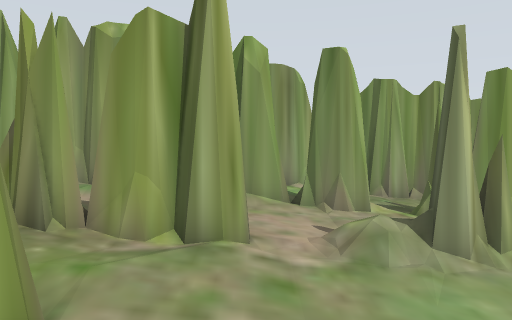
[1] (above)

16 first-person views from a walk through a world built for the Gazebo simulator. The camera is 0.92 m above the floor, tilts 4° down and sees 70° across. The lines on the ground mark 1 m squares. The floor is counted in squares, 0.5 m on a side. Each view is taken from the middle of a square. On the plan, view 1 faces up. The plan holds only what a view shows up to about 18 squares ahead; the rest is blank.

[2]
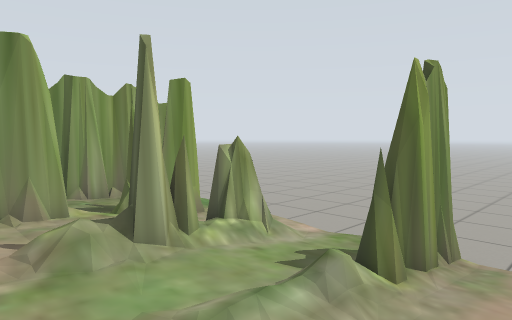

[3]
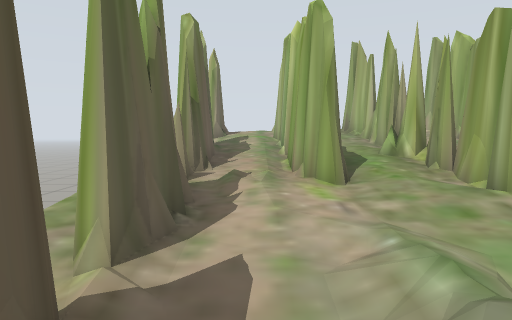

[4]
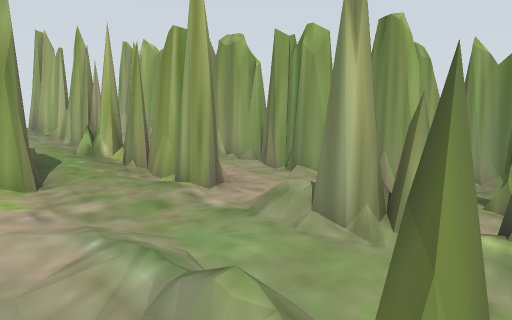

[5]
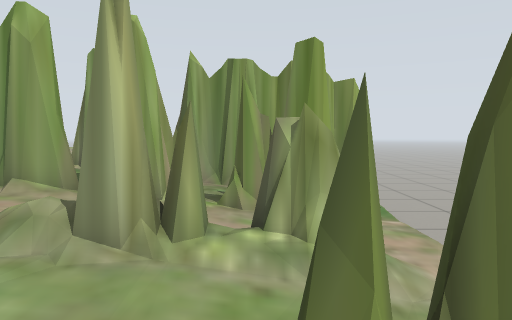

[6]
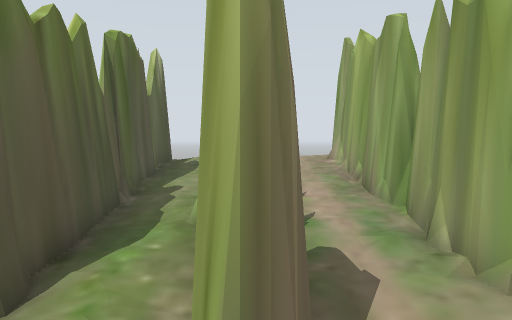

[7]
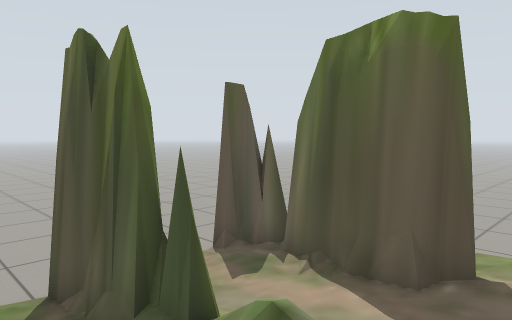

[8]
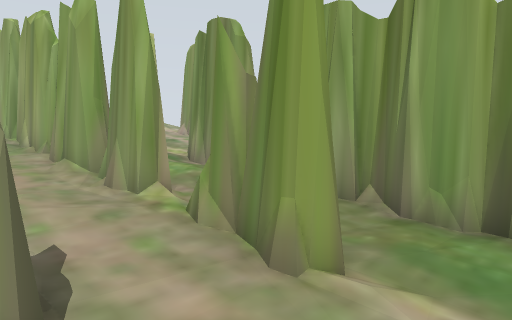

[9]
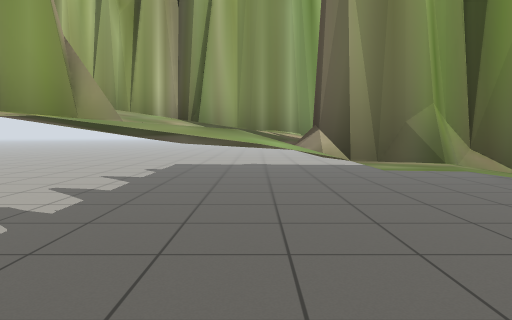

[10]
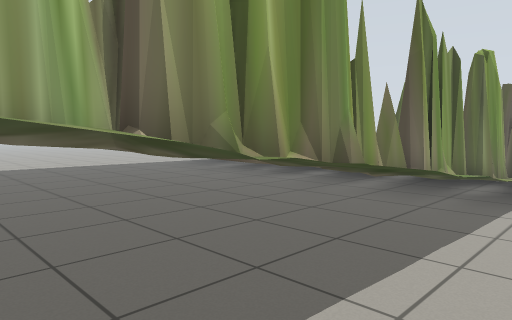

[11]
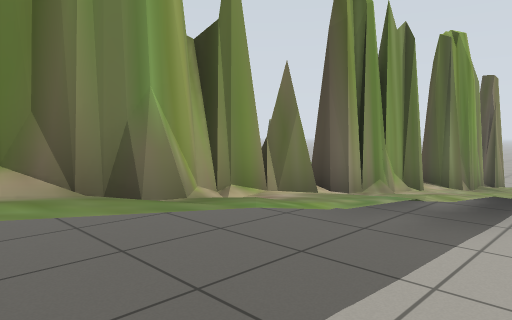

[12]
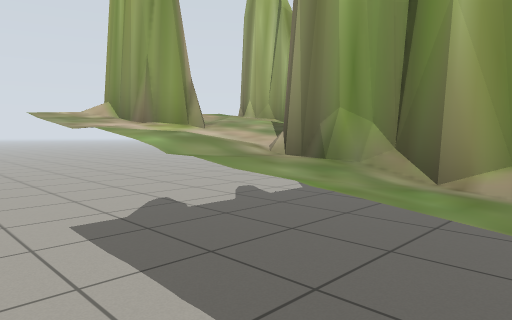

[13]
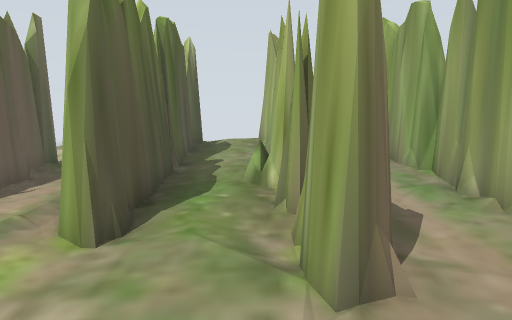

[14]
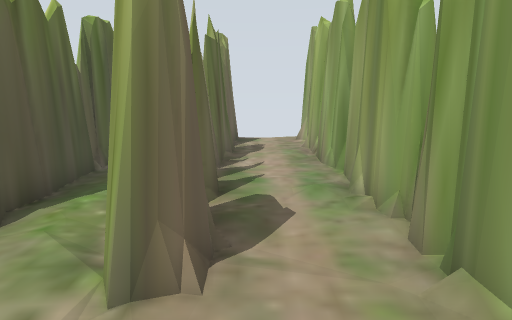

[15]
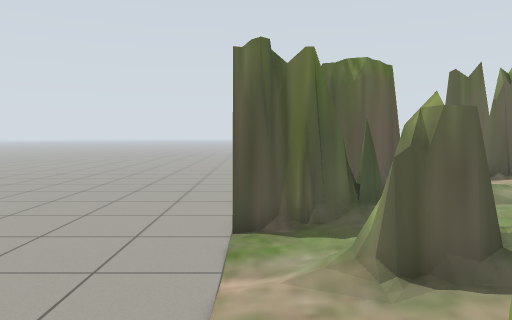

[16]
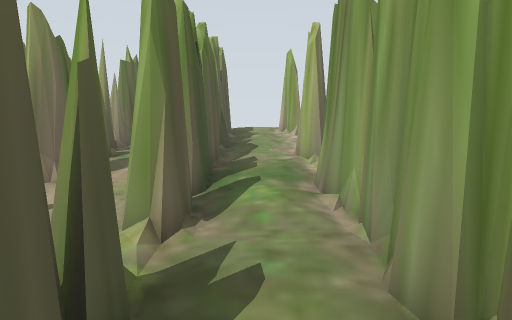

### Floor plan
Key: @ floor where view 1 was taken; # wall or solid block; x gap in a wall; . main floor; : floor 0.25 m higher than the main floor; + floor 0.5 m higher than the main floor; * floor 0.75 m higher than the main floor; % floor 1 m higher than the main floor; & floor 1.25 m higher than the main floor; / step, stairs or slope; = window, fence, low wall or low ledge.
Columns run from 13 left of view 1 to 10 right of it. Each row starts with its distance up from view 1.
 16        ##
 15        %%%
 14 ..       %**          ..
 13 .. ##=%  ##**#########..
 12 .. &&%%%%****+++++::::..
 11 .. &&%%%%*****++++::::..
 10 .. &%%///***##+#x/##::..
  9 ..############x#///#::..
  8 ..&&%%%%****+++++:::::..
  7 ..&&%%%%****+++++://::..
  6 ..###########///#=/#/...
  5 ..//%%%%=**+*++++:::::..
  4 ..&&%%%*****+++++:::::..
  3 ..&%###==###++++///###..
  2 ..#########+++++///::...
  1 ..&&%%%*****++++::::::..
  0 ..&%%%%****++@=+:##///..
 -1 ..##/%####xxx###:#####..
 -2 ..%%%%%****+++++::::  ..
 -3 .....   ........      ..
 -4     .. ..             ..

Positions as (right, up) in squares from view 1, and headings:
1: (0, 0), facing up
2: (0, 0), facing up-right
3: (6, 1), facing left
4: (6, 1), facing up-left
5: (5, 1), facing up
6: (2, 6), facing left
7: (2, 5), facing down-right
8: (9, 6), facing up-left
9: (-8, -4), facing up
10: (-9, -4), facing up-right
11: (-6, -4), facing up-right
12: (-5, -4), facing up-left
13: (3, 5), facing left
14: (3, 7), facing left
15: (8, 11), facing down
16: (8, 11), facing left
